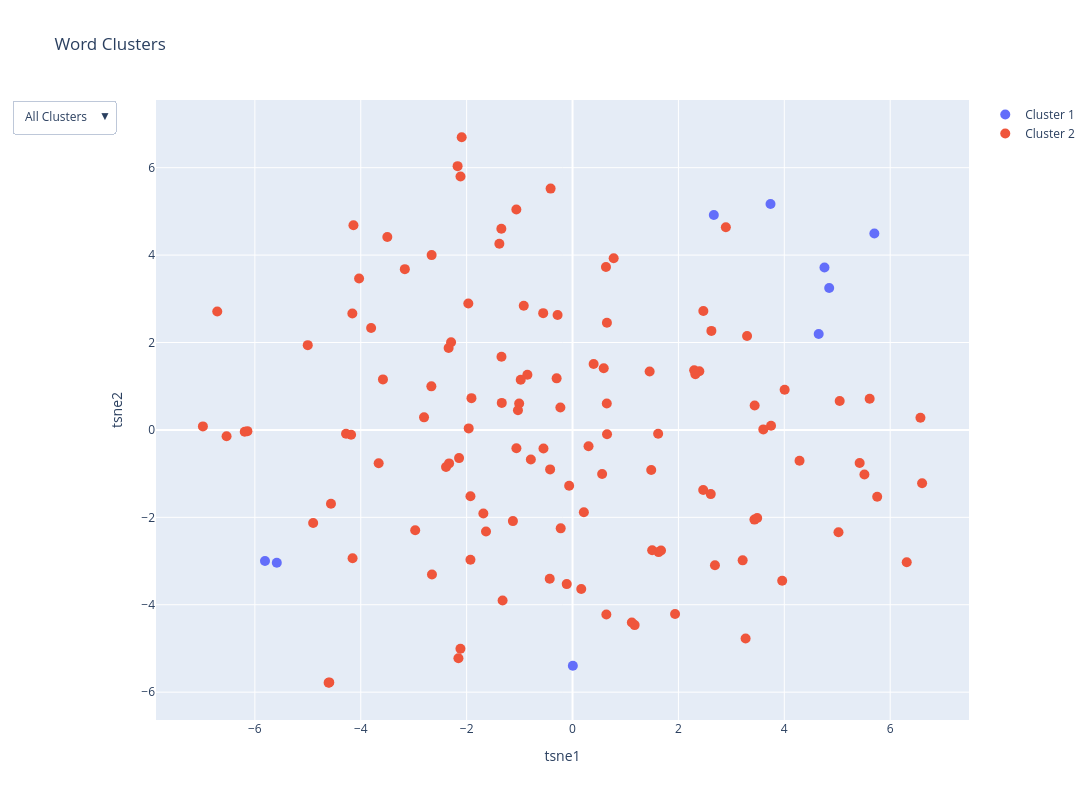

Here is the notebook cell this chart was saved with:
### Code cell
import plotly.graph_objects as go
import pandas as pd

# Create a DataFrame for Plotly
df = pd.DataFrame({
    'PCA1': X_tsne[:, 0],
    'PCA2': X_tsne[:, 1],
    'Cluster': labels,
    'Word': adv_lemmas
})
# pca1_min, pca1_max = df['PCA1'].min(), df['PCA1'].max()
# pca2_min, pca2_max = df['PCA2'].min(), df['PCA2'].max()
# Create a scatter plot with Plotly
fig = go.Figure()

# Add traces for each cluster
for cluster in range(1, optimal_clusters + 1):
    cluster_data = df[df['Cluster'] == cluster]
    fig.add_trace(go.Scatter(
        x=cluster_data['PCA1'],
        y=cluster_data['PCA2'],
        mode='markers',
        marker=dict(size=10),
        name=f'Cluster {cluster}',
        text=cluster_data['Word'],
        hovertemplate='%{text}<extra></extra>',
    ))

# Update layout with dropdown menu
fig.update_layout(
    title='Word Clusters',
    xaxis_title='tsne1',
    yaxis_title='tsne2',
    width=1600,  # Set the width of the figure
    height=800,  # Set the height of the figure
    # xaxis=dict(range=[pca1_min, pca1_max]),
    # yaxis=dict(range=[pca2_min, pca2_max]),
    updatemenus=[
        {
            'buttons': [
                {
                    'label': 'All Clusters',
                    'method': 'update',
                    'args': [{'visible': [True] * optimal_clusters},
                             {'title': 'All Clusters'}]
                }
            ] + [
                {
                    'label': f'Cluster {i}',
                    'method': 'update',
                    'args': [{'visible': [j == i - 1 for j in range(optimal_clusters)]},
                             {'title': f'Cluster {i}'}]
                } for i in range(1, optimal_clusters + 1)
            ],
            'direction': 'down',
            'showactive': True
        }
    ]
)

fig.show()

### Figure 1 — Plotly figure (JSON) as saved in the notebook; plotly's stock layout.template omitted (floating-point values rounded to 4 significant figures)
{"data": [{"hovertemplate": "%{text}<extra></extra>", "marker": {"size": 10}, "mode": "markers", "name": "Cluster 1", "text": ["respectivement", "au-dessus", "légèrement", "au-delà", "ensemble", "hors", "autour", "près", "environ"], "type": "scatter", "x": [2.669, 3.74, 0.005852, 4.759, 4.649, 5.701, 4.847, -5.586, -5.809], "y": [4.917, 5.169, -5.398, 3.716, 2.195, 4.494, 3.246, -3.04, -3.0]}, {"hovertemplate": "%{text}<extra></extra>", "marker": {"size": 10}, "mode": "markers", "name": "Cluster 2", "text": ["pas", "facilement", "partout", "actuellement", "désormais", "surtout", "toujours", "souvent", "tandis", "jamais", "donc", "rapidement", "vis-à-vis", "essentiellement", "comment", "récemment", "trop", "après", "auparavant", "fort", "mieux", "traditionnellement", "encore", "certes", "extrêmement", "enfin", "ainsi", "malheureusement", "lors", "longtemps", "ensuite", "probablement", "quant", "maintenant", "contrairement", "ici", "vraiment", "officiellement", "moins", "beaucoup", "bien", "particulièrement", "régulièrement", "que", "généralement", "ne", "véritablement", "toutefois", "seulement", "progressivement", "aussi", "également", "presque", "là", "outre", "rarement", "mal", "simplement", "tôt", "tout", "parfaitement", "néanmoins", "largement", "complètement", "avant", "entièrement", "directement", "peut-être", "tard", "bientôt", "hier", "peu", "éventuellement", "principalement", "réellement", "ailleurs", "initialement", "assez", "non", "si", "spécialement", "plutôt", "clairement", "pourtant", "déjà", "immédiatement", "pourquoi", "notamment", "fortement", "tant", "vite", "depuis", "juste", "définitivement", "davantage", "même", "totalement", "aujourd'hui", "parce", "vivement", "autant", "auprès", "finalement", "plus", "relativement", "afin", "pratiquement", "autrement", "partiellement", "cependant", "loin", "uniquement", "parfois", "soit", "alors", "très", "naturellement", "absolument"], "type": "scatter", "x": [-0.5541, -6.71, -3.662, -4.159, -5.001, -0.06361, -1.06, 1.671, 2.896, -0.9211, -1.008, 5.754, 3.297, 3.436, 0.777, -3.498, -0.1096, -2.171, -2.661, -1.321, -1.928, 3.213, -1.909, -0.4233, 1.173, -1.336, 4.006, -0.7872, -2.093, -1.968, 5.423, -2.294, 2.623, -2.666, 2.471, -2.805, -1.684, -1.061, -2.155, 0.214, -1.634, 1.937, 4.288, -0.3002, 2.69, -0.2822, 0.589, 2.395, -4.899, 6.602, 0.5592, 3.749, -4.183, -1.961, 3.44, 1.625, -1.126, -2.331, -4.594, -2.389, -2.655, 2.32, 2.468, -6.141, -2.116, -6.534, 5.023, -2.34, -4.607, -3.581, -4.138, -0.4306, 6.571, 3.488, 0.3984, 0.6518, -0.414, 0.1648, -4.562, -0.8524, 3.269, -0.2232, 1.456, -0.5487, -3.167, 5.513, 0.6317, 3.604, 2.611, 0.647, 6.312, -4.032, -2.143, -1.344, 1.617, -1.031, -6.191, -3.804, -0.2295, -2.971, 0.3024, 5.046, -1.382, -2.117, 1.12, 5.612, -4.278, 0.6496, -6.981, 2.298, -4.154, 3.96, 1.504, -1.342, -0.9783, 0.6387, 1.486, -1.928], "y": [2.672, 2.711, -0.7628, 2.662, 1.94, -1.278, -0.4189, -2.759, 4.636, 2.843, 0.6035, -1.529, 2.147, -2.052, 3.929, 4.413, -3.528, 6.035, 3.999, -3.902, -2.971, -2.985, 0.7273, -0.9034, -4.466, 0.6183, 0.9205, -0.678, 6.696, 2.894, -0.7579, 2.006, 2.266, 0.9968, 2.722, 0.2871, -1.911, 5.043, -5.226, -1.882, -2.326, -4.212, -0.7063, 1.18, -3.098, 2.629, 1.409, 1.343, -2.131, -1.222, -1.008, 0.0955, -0.11, 0.0346, 0.5576, -2.796, -2.087, -0.7656, -5.776, -0.8489, -3.31, 1.274, -1.374, -0.02765, 5.799, -0.1462, -2.343, 1.873, -5.785, 1.156, 4.683, -3.406, 0.2784, -2.015, 1.507, -0.1008, 5.521, -3.64, -1.69, 1.264, -4.773, -2.252, 1.335, -0.4265, 3.678, -1.018, 3.728, 0.01166, -1.468, 0.6048, -3.026, 3.464, -0.6451, 4.602, -0.08905, 0.45, -0.04335, 2.331, 0.5141, -2.297, -0.3728, 0.6617, 4.261, -5.009, -4.407, 0.7141, -0.08672, 2.452, 0.08076, 1.364, -2.935, -3.452, -2.754, 1.675, 1.149, -4.222, -0.9181, -1.517]}], "layout": {"height": 800, "title": {"text": "Word Clusters"}, "updatemenus": [{"buttons": [{"args": [{"visible": [true, true]}, {"title": "All Clusters"}], "label": "All Clusters", "method": "update"}, {"args": [{"visible": [true, false]}, {"title": "Cluster 1"}], "label": "Cluster 1", "method": "update"}, {"args": [{"visible": [false, true]}, {"title": "Cluster 2"}], "label": "Cluster 2", "method": "update"}], "direction": "down", "showactive": true}], "width": 1600, "xaxis": {"title": {"text": "tsne1"}}, "yaxis": {"title": {"text": "tsne2"}}}}
